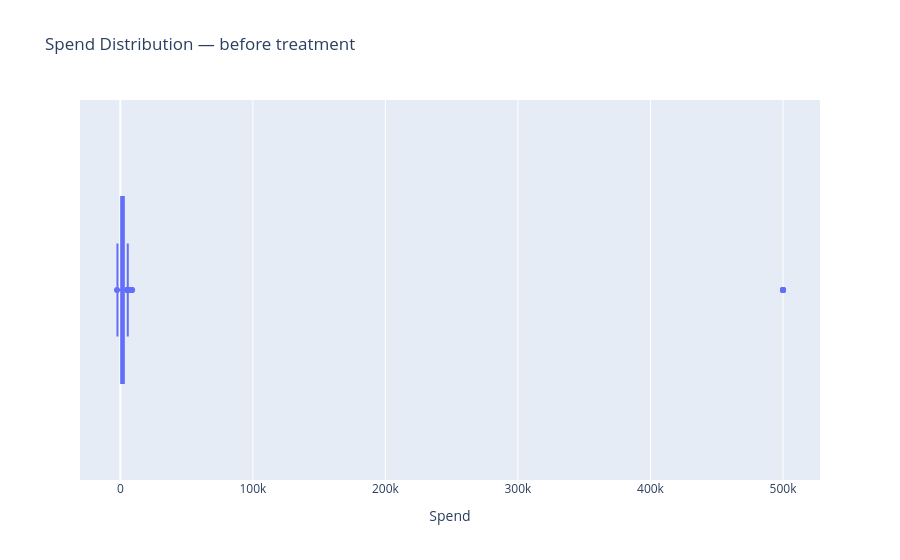

Notebook cell for this chart:
### Markdown cell above
## Step 9: Outlier Detection & Treatment

### 9.1 Spend

The `Spend` distribution is wild — we have a negative value and a `$500,000` entry
(the mean is ~$3,094 and the 75th percentile is only ~$2,638).

We use **3×IQR** (extreme outlier threshold) rather than 1.5×IQR to avoid flagging
legitimately large campaigns. After inspection:
- **Negative spend** → impossible, these are data errors → we cap at 0
- **$500,000 entry** → confirmed extreme outlier (100× the median) → Winsorized to upper bound

### Code cell
fig = px.box(df, x="Spend", title="Spend Distribution — before treatment")
fig.show()

### Figure 1 — Plotly figure (JSON) as saved in the notebook; plotly's stock layout.template omitted (floating-point values rounded to 4 significant figures; data arrays with more than 128 entries replaced by an {"elided": "..."} marker saying what was removed)
{"data": [{"alignmentgroup": "True", "hovertemplate": "Spend=%{x}<extra></extra>", "legendgroup": "", "marker": {"color": "#636efa"}, "name": "", "notched": false, "offsetgroup": "", "orientation": "h", "showlegend": false, "type": "box", "x": {"elided": "2000 float values"}, "x0": " ", "xaxis": "x", "y0": " ", "yaxis": "y"}], "layout": {"boxmode": "group", "legend": {"tracegroupgap": 0}, "title": {"text": "Spend Distribution — before treatment"}, "xaxis": {"anchor": "y", "domain": [0, 1], "title": {"text": "Spend"}}, "yaxis": {"anchor": "x", "domain": [0, 1]}}}
